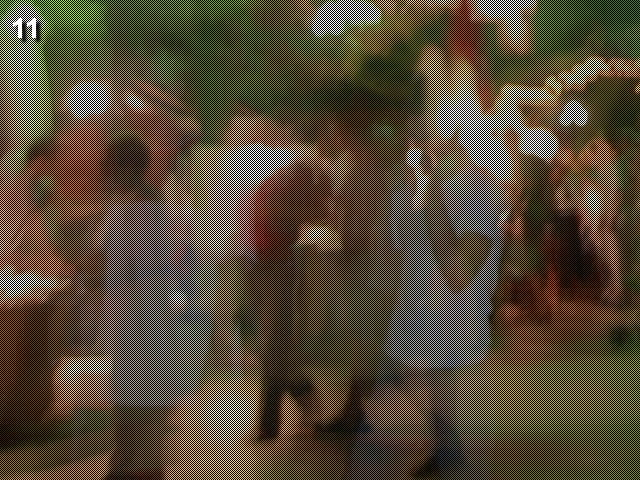
#> input picture develop/fun/py_challenge/level11/cave.jpg, 640 x 480 px
$ python test.py   (Python 2 division)
#> lines starting #> are read from the running program, lines starting #| are printed output that depends on the picture
from PIL import Image
import os

EVEN_JPG = "even.jpg"
ODD_JPG = "odd.jpg"

image = Image.open('cave.jpg')
#> image is the input picture: PIL image 640x480 RGB; mean R, G, B 85.8, 73.7, 57.3
print image.format, image.mode, image.size
#| JPEG RGB (640, 480)

if os.path.exists(EVEN_JPG):
	os.remove(EVEN_JPG)
if os.path.exists(ODD_JPG):
	os.remove(ODD_JPG)

img = Image.open('cave.jpg')
even = Image.new('RGB',img.size)
#> even: PIL image 640x480 RGB; every value is 0
odd = Image.new('RGB',img.size)

for x in range(0,img.size[0],2):
    for y in range(0,img.size[1],2):
        even.putpixel((x,y),img.getpixel((x,y)))
        odd.putpixel((x+1,y+1),img.getpixel((x+1,y+1)))
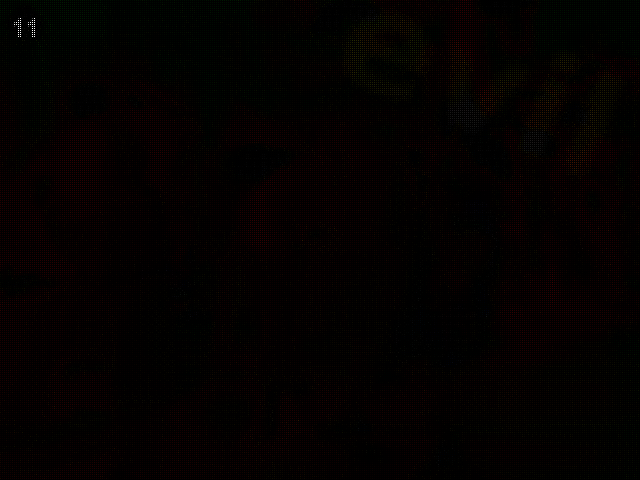
#> even: PIL image 640x480 RGB; mean R, G, B 3.9, 1, 0.1

even = even.resize((img.size[0]/2,img.size[1]/2))
#> even: PIL image 320x240 RGB
odd = odd.resize((img.size[0]/2,img.size[1]/2))
#> odd: PIL image 320x240 RGB

even.save(EVEN_JPG)
odd.save(ODD_JPG)

print "next url is http://www.pythonchallenge.com/pc/return/evil.html"
